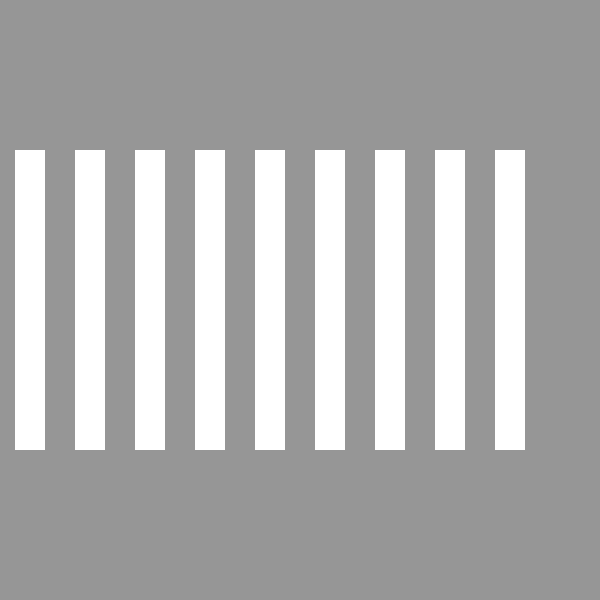
Frame 1 (no input)
Frame 60 (the mouse pressed at the canvas centre just before this capture): blank canvas, image omitted
Frame 120 (the mouse held since frame 60 and released just before this capture): blank canvas, image omitted

The Processing sketch that drew this single still picture (run headless with seeded random() and noise(); from frame 60 on, the mouse is pressed at the canvas centre):

// Processing sketch: QUESTION12
// ── QUESTION12.pde
    int x = 15;
void setup() {
  size(600, 600);
  noStroke();
}

void draw() {
  background(150);
  for (int i = 1; i < 10; i++) {
    rect(x, 150, 30, 300);   
     x += 60;
      
  }
}
